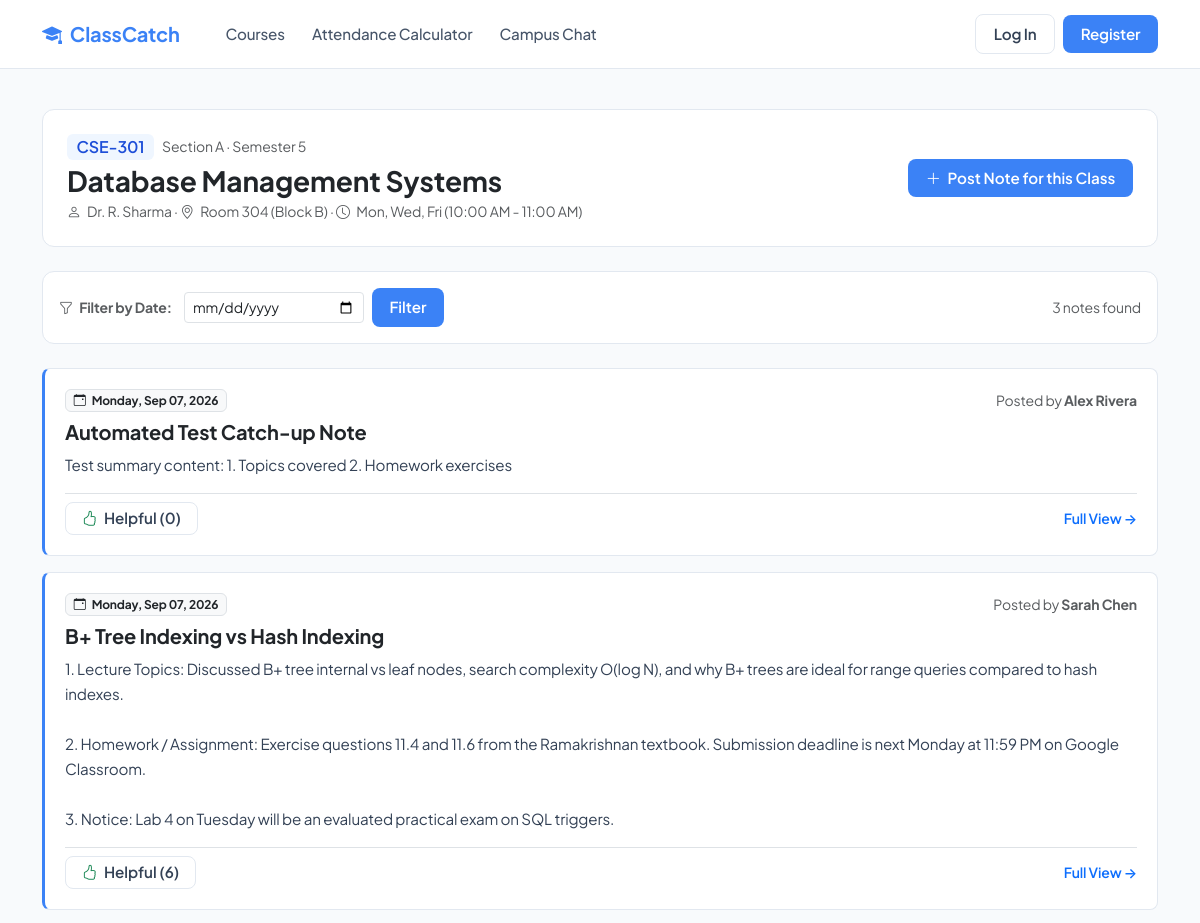
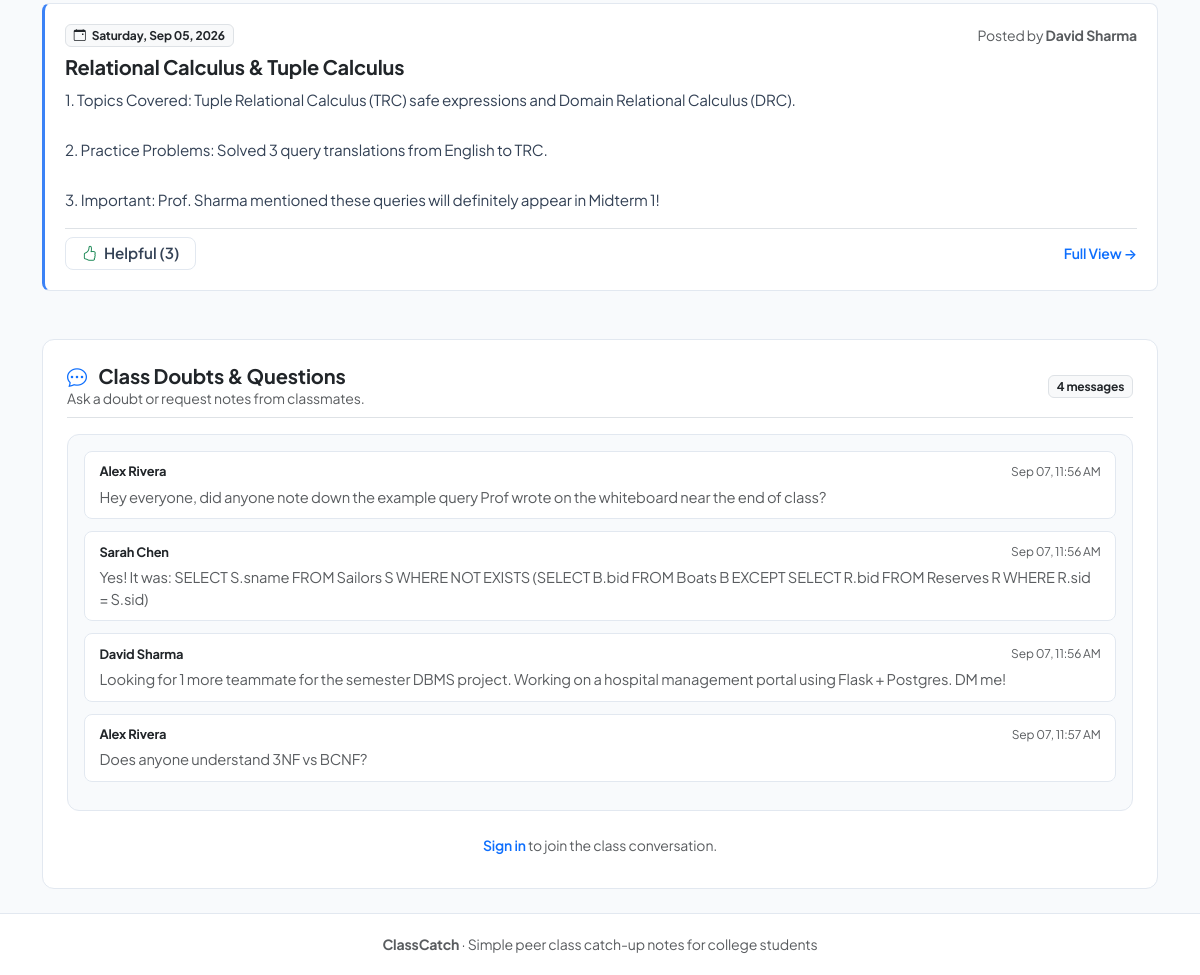
The page /course/1 on the database as committed earlier (2 pictures, top to bottom).
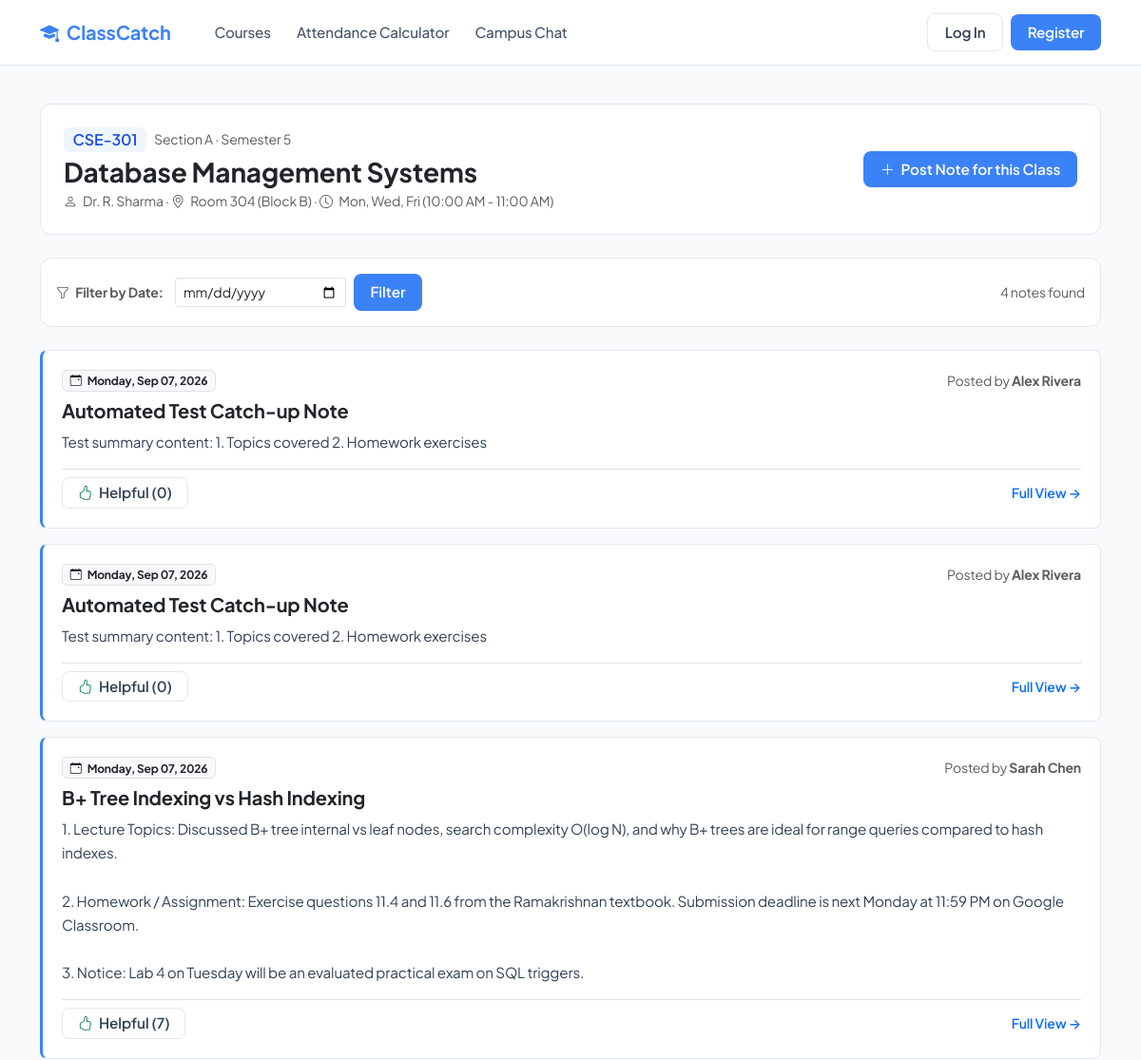
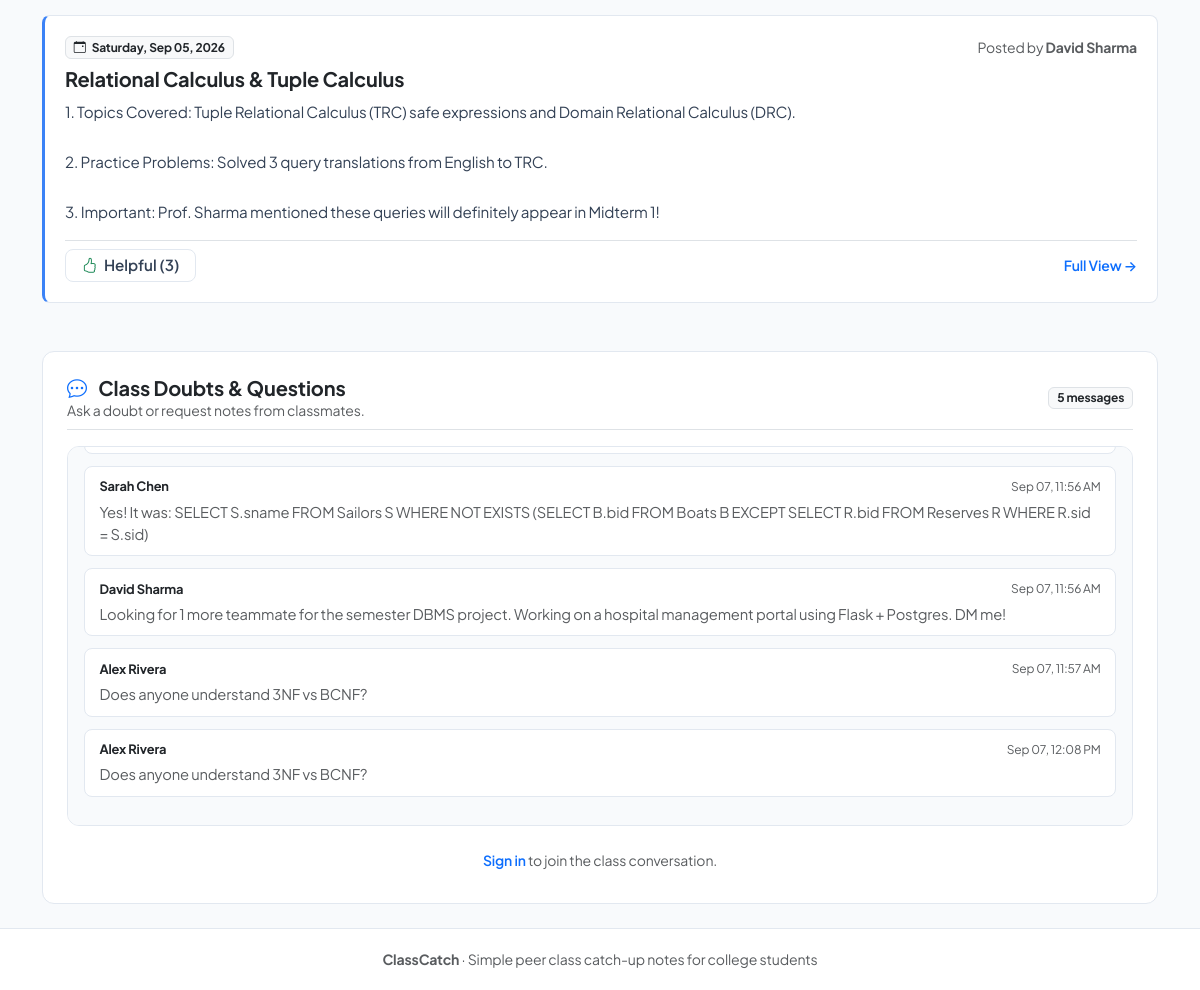
The same page on the database as committed later (2 pictures, top to bottom).
### models.py (models this page shows, shortened)
class Course(db.Model):
    __tablename__ = 'courses'
    id = db.Column(db.Integer, primary_key=True)
    name = db.Column(db.String(150), nullable=False)
    code = db.Column(db.String(20), nullable=False, index=True)
    section = db.Column(db.String(10), default='A', nullable=False)
    semester = db.Column(db.Integer, default=1, nullable=False)
    instructor = db.Column(db.String(120), default='Prof. TBD', nullable=False)
    room = db.Column(db.String(60), default='Lecture Hall 101', nullable=False)
    schedule = db.Column(db.String(150), default='Mon, Wed 10:00 AM - 11:30 AM', nullable=False)
    status = db.Column(db.String(40), default='Scheduled', nullable=False)  # Scheduled, Cancelled, Extra Class
    summaries = db.relationship('Summary', backref='course', lazy=True, cascade='all, delete-orphan')
    chats = db.relationship('ChatMessage', backref='course', lazy=True, cascade='all, delete-orphan')
    announcements = db.relationship('Announcement', backref='course', lazy=True, cascade='all, delete-orphan')
    attendances = db.relationship('AttendanceRecord', backref='course', lazy=True, cascade='all, delete-orphan')
    @property
    def full_title(self):
        return f"{self.code} - {self.name} (Sec {self.section})"

class Summary(db.Model):
    __tablename__ = 'summaries'
    id = db.Column(db.Integer, primary_key=True)
    course_id = db.Column(db.Integer, db.ForeignKey('courses.id'), nullable=False, index=True)
    user_id = db.Column(db.Integer, db.ForeignKey('users.id'), nullable=False, index=True)
    date = db.Column(db.Date, nullable=False, index=True)
    topic = db.Column(db.String(200), nullable=True)
    category = db.Column(db.String(50), default='Lecture Notes', nullable=False)  # Lecture Notes, Assignment, Exam Prep
    content = db.Column(db.Text, nullable=False)
    helpful_count = db.Column(db.Integer, default=0, nullable=False)
    created_at = db.Column(db.DateTime, default=datetime.utcnow, nullable=False)

class User(UserMixin, db.Model):
    __tablename__ = 'users'
    id = db.Column(db.Integer, primary_key=True)
    name = db.Column(db.String(100), nullable=False)
    email = db.Column(db.String(120), unique=True, nullable=False, index=True)
    password_hash = db.Column(db.String(255), nullable=False)
    role = db.Column(db.String(20), default='student', nullable=False)
    avatar_color = db.Column(db.String(20), default='indigo', nullable=False)
    summaries = db.relationship('Summary', backref='author', lazy=True, cascade='all, delete-orphan')
    chats = db.relationship('ChatMessage', backref='author', lazy=True, cascade='all, delete-orphan')
    announcements = db.relationship('Announcement', backref='author', lazy=True, cascade='all, delete-orphan')
    attendance_records = db.relationship('AttendanceRecord', backref='student', lazy=True, cascade='all, delete-orphan')

class ChatMessage(db.Model):
    __tablename__ = 'chat_messages'
    id = db.Column(db.Integer, primary_key=True)
    course_id = db.Column(db.Integer, db.ForeignKey('courses.id'), nullable=True, index=True)
    user_id = db.Column(db.Integer, db.ForeignKey('users.id'), nullable=False, index=True)
    message = db.Column(db.Text, nullable=False)
    category = db.Column(db.String(40), default='General', nullable=False)  # Requirement, Doubt, General, Notes Request
    created_at = db.Column(db.DateTime, default=datetime.utcnow, nullable=False)

### app.py (the view)
@app.route('/course/<int:course_id>', methods=['GET'])
def course_detail(course_id):
    course = Course.query.get_or_404(course_id)
    active_tab = request.args.get('tab', 'summaries')
    date_filter = request.args.get('date')
    query = Summary.query.filter_by(course_id=course.id)
    if date_filter:
        try:
            filter_date_obj = datetime.strptime(date_filter, '%Y-%m-%d').date()
            query = query.filter_by(date=filter_date_obj)
        except ValueError:
            flash('Invalid date filter provided. Showing all dates.', 'warning')
    summaries = query.order_by(Summary.date.desc(), Summary.created_at.desc()).all()
    chats = ChatMessage.query.filter_by(course_id=course.id).order_by(ChatMessage.created_at.asc()).all()
    announcements = Announcement.query.filter_by(course_id=course.id).order_by(Announcement.created_at.desc()).all()
    summary_form = SummaryForm()
    summary_form.course_id.choices = [(course.id, course.full_title)]
    summary_form.course_id.data = course.id
    summary_form.date.data = date.today()
    chat_form = ChatMessageForm()
    announcement_form = AnnouncementForm()
    return render_template(
        'course.html',
        title=f"{course.code} Hub",
        course=course,
        active_tab=active_tab,
        summaries=summaries,
        chats=chats,
        announcements=announcements,
        summary_form=summary_form,
        chat_form=chat_form,
        announcement_form=announcement_form,
        date_filter=date_filter
    )

### templates/course.html (shortened to what this page needs)
{% extends "base.html" %}
{% block content %}
<div class="card card-clean p-4 mb-4 bg-white">
    <div class="d-flex flex-wrap justify-content-between align-items-center gap-3">
        <div>
            <div class="d-flex align-items-center gap-2 mb-1">
                <span class="badge badge-code fs-6">{{ course.code }}</span>
                <span class="text-muted small">Section {{ course.section }} &middot; Semester {{ course.semester }}</span>
            </div>
            <h3 class="fw-bold mb-1 text-dark">{{ course.name }}</h3>
            <div class="text-muted small">
                <i class="bi bi-person me-1"></i> {{ course.instructor }} &middot;
                <i class="bi bi-geo-alt me-1"></i> {{ course.room }} &middot;
                <i class="bi bi-clock me-1"></i> {{ course.schedule }}
            </div>
        </div>
        <div>
            <button class="btn btn-primary-clean" data-bs-toggle="collapse" data-bs-target="#postNoteBox">
                <i class="bi bi-plus-lg me-1"></i> Post Note for this Class
            </button>
        </div>
    </div>
</div>
<div class="card card-clean p-3 mb-4 bg-white">
    <form method="GET" action="{{ url_for('course_detail', course_id=course.id) }}" class="d-flex flex-wrap align-items-center gap-2">
        <label for="date-input" class="small fw-bold text-muted me-1">
            <i class="bi bi-funnel me-1"></i> Filter by Date:
        </label>
        <input type="date" id="date-input" name="date" class="form-control form-control-sm" style="max-width: 180px;" value="{{ date_filter or '' }}">
        <button type="submit" class="btn btn-sm btn-primary-clean">Filter</button>
        <span class="ms-auto text-muted small">{{ summaries|length }} notes found</span>
    </form>
</div>
<div class="d-flex flex-column gap-3 mb-5">
    {% for s in summaries %}
        <div class="note-item">
            <div class="d-flex flex-wrap justify-content-between align-items-center mb-2">
                <span class="badge bg-light text-dark border">
                    <i class="bi bi-calendar-event me-1"></i> {{ s.date.strftime('%A, %b %d, %Y') }}
                </span>
                <span class="text-muted small">Posted by <strong>{{ s.author.name }}</strong></span>
            </div>
            <h5 class="fw-bold mb-2 text-dark">{{ s.topic or 'Class Highlights' }}</h5>
            <div class="note-content mb-3">{{ s.content }}</div>
            <div class="d-flex justify-content-between align-items-center pt-2 border-top small text-muted">
                <form action="{{ url_for('mark_helpful', summary_id=s.id) }}" method="POST" class="d-inline">
                    <button type="submit" class="btn btn-sm btn-outline-clean py-1 px-3">
                        <i class="bi bi-hand-thumbs-up text-success me-1"></i> Helpful ({{ s.helpful_count }})
                    </button>
                </form>
                <a href="{{ url_for('summary_detail', summary_id=s.id) }}" class="text-primary text-decoration-none fw-semibold">
                    Full View &rarr;
                </a>
            </div>
        </div>
    {% endfor %}
</div>
<div class="card card-clean p-4 bg-white">
    <div class="d-flex justify-content-between align-items-center mb-3 pb-2 border-bottom">
        <div>
            <h5 class="fw-bold mb-0"><i class="bi bi-chat-dots text-primary me-2"></i> Class Doubts & Questions</h5>
            <div class="text-muted small">Ask a doubt or request notes from classmates.</div>
        </div>
        <span class="badge bg-light text-dark border">{{ chats|length }} messages</span>
    </div>
    <div class="chat-simple-box mb-3" id="classChatBox">
        {% for msg in chats %}
            <div class="chat-simple-msg">
                <div class="d-flex justify-content-between align-items-center mb-1">
                    <strong class="small text-dark">{{ msg.author.name }}</strong>
                    <span class="text-muted" style="font-size: 0.75rem;">{{ msg.created_at.strftime('%b %d, %I:%M %p') }}</span>
                </div>
                <div class="text-muted">{{ msg.message }}</div>
            </div>
        {% else %}
            <div class="text-center py-4 text-muted small">No questions yet. Ask something below!</div>
        {% endfor %}
    </div>
    {% if current_user.is_authenticated %}
        <form action="{{ url_for('post_course_chat', course_id=course.id) }}" method="POST">
            {{ chat_form.hidden_tag() }}
            <div class="input-group">
                {{ chat_form.message(class="form-control", rows=1, placeholder="Ask a question or request notes...") }}
                <button type="submit" class="btn btn-primary-clean px-4">Send</button>
            </div>
        </form>
    {% else %}
        <div class="text-center py-2 text-muted small">
            <a href="{{ url_for('login', next=request.url) }}" class="text-primary fw-semibold text-decoration-none">Sign in</a> to join the class conversation.
        </div>
    {% endif %}
</div>
{% endblock %}

### templates/base.html (shortened to what this page needs)
<!DOCTYPE html>
<html lang="en">
<head>
    <link href="https://cdn.jsdelivr.net/npm/bootstrap@5.3.3/dist/css/bootstrap.min.css" rel="stylesheet">
    <link rel="stylesheet" href="https://cdn.jsdelivr.net/npm/bootstrap-icons@1.11.3/font/bootstrap-icons.min.css">
    <link rel="stylesheet" href="{{ url_for('static', filename='css/style.css') }}">
</head>
<body>
    <nav class="navbar navbar-expand-lg navbar-clean sticky-top">
        <div class="container">
            <a class="navbar-brand" href="{{ url_for('index') }}">
                <i class="bi bi-mortarboard-fill"></i> ClassCatch
            </a>
            <div class="collapse navbar-collapse" id="navContent">
                <ul class="navbar-nav me-auto ms-lg-3">
                    <li class="nav-item">
                        <a class="nav-link {% if request.endpoint == 'index' %}active{% endif %}" href="{{ url_for('index') }}">
                            Courses
                        </a>
                    </li>
                    <li class="nav-item">
                        <a class="nav-link {% if request.endpoint == 'attendance_calculator' %}active{% endif %}" href="{{ url_for('attendance_calculator') }}">
                            Attendance Calculator
                        </a>
                    </li>
                    <li class="nav-item">
                        <a class="nav-link {% if request.endpoint == 'lounge' %}active{% endif %}" href="{{ url_for('lounge') }}">
                            Campus Chat
                        </a>
                    </li>
                </ul>
                <div class="d-flex align-items-center gap-2">
                    {% if current_user.is_authenticated %}
                        <a href="{{ url_for('post_summary') }}" class="btn btn-primary-clean btn-sm">
                            <i class="bi bi-plus-lg me-1"></i> Post Note
                        </a>
                        <span class="text-muted small ms-2 me-1">Hi, <strong>{{ current_user.name.split()[0] }}</strong></span>
                        <a href="{{ url_for('logout') }}" class="btn btn-sm btn-outline-clean text-danger">Logout</a>
                    {% else %}
                        <a href="{{ url_for('login') }}" class="btn btn-outline-clean btn-sm">Log In</a>
                        <a href="{{ url_for('register') }}" class="btn btn-primary-clean btn-sm">Register</a>
                    {% endif %}
                </div>
            </div>
        </div>
    </nav>
    <main class="container my-4 flex-grow-1">
        {% block content %}{% endblock %}
    </main>
    <footer>
        <div class="container text-center text-muted">
            <span><strong>ClassCatch</strong> &middot; Simple peer class catch-up notes for college students</span>
        </div>
    </footer>
</body>
</html>

Rows that differ between the two databases and show on the page:
no longer on this page (row unchanged): ChatMessage: author.name "Alex Rivera", created_at "Sep 07, 11:56 AM", message "Hey everyone, did anyone note down the example query Prof wrote on the whiteboard near the end of class?"
added Summary: date "Monday, Sep 07, 2026", author.name "Alex Rivera", topic "Automated Test Catch-up Note", content "Test summary content: 1. Topics covered 2. Homework exercises", helpful_count "0"
changed Summary "B+ Tree Indexing vs Hash Indexing": helpful_count "6" → "7"
added ChatMessage: author.name "Alex Rivera", created_at "Sep 07, 12:08 PM", message "Does anyone understand 3NF vs BCNF?"
Other text that changed with them:
{{ summaries|length }}: "3" → "4"
{{ chats|length }}: "4" → "5"
